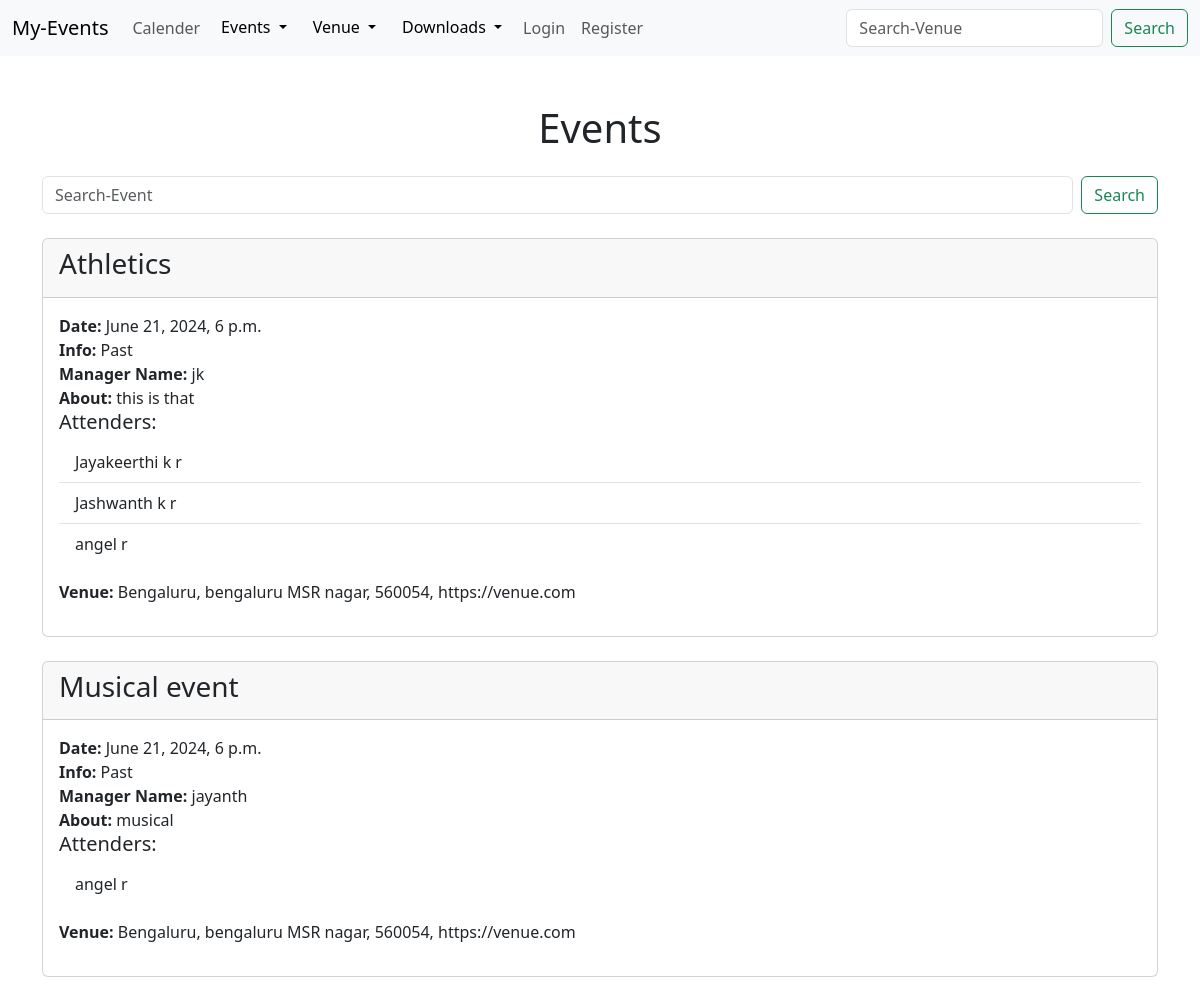
The page /venue_events/Bengaluru on the database its author committed.
### events/models.py (models this page shows, shortened)
class Event(models.Model):
    name = models.CharField('Event name', max_length=100)
    event_date = models.DateTimeField('Event date')
    venue = models.ForeignKey(Venue, blank=True, null=True, on_delete=models.CASCADE)
    manager = models.ForeignKey(User, blank=True, null=True, on_delete=models.SET_NULL)
    description = models.TextField(blank=True)
    attendees = models.ManyToManyField(Attenders, blank=True)
    approval =  models.BooleanField("Approved",default=False,)
    def __str__(self):
        return self.name
    @property
    def Check(self):
        today = date.today()
        self.event_date.date()
        if self.event_date.date() > today:
            return 'Future'
        if self.event_date.date() < today:
            return 'Past'
        if self.event_date.date() == today:
            return 'Present'

class Attenders(models.Model):
    first_name = models.CharField('first name',max_length= 100)
    last_name = models.CharField('last name',max_length= 100)
    useremail = models.EmailField('userEmail')
    def __str__(self):
        return self.first_name+' '+self.last_name

class Venue(models.Model):
    name = models.CharField('Venue name',max_length= 100)
    address = models.CharField(max_length=300)
    zip_code = models.CharField('zip code',max_length= 100)
    web = models.URLField('website address')
    email_address = models.EmailField('Email')
    owner = models.IntegerField("venue owner",blank=False,default=1)
    image = models.ImageField("image",null=True,blank=True,upload_to="images/")

### events/views.py (the view)
# urls.py: path('venue_events/<venue_name>',views.venue_events,name="venue_events"),
def venue_events(req, venue_name):
    event_list = Event.objects.filter(venue__name__icontains=venue_name)
    return render(req, 'events/venue_events.html', {
        'event_list': event_list,
    })

### events/templates/events/venue_events.html (shortened to what this page needs)
{% extends 'events/base.html' %}
{% block content %}
<div class="container mt-5">
  <h1 class="text-center mb-4">Events</h1>
  <form class="d-flex" role="search" method="POST" action="{% url 'searchEvent' %}">
    <input class="form-control me-2" type="search" placeholder="Search-Event" aria-label="Search" name="search">
    <button class="btn btn-outline-success" type="submit">Search</button>
  </form>
  <br>
  {% for event in event_list %}
  {% if event.approval == True %}
  <div class="card mb-4">
    <div class="card-header">
      <h3>{{ event }}</h3>
    </div>
    <div class="card-body">
      <ul class="list-unstyled">
        <li><strong>Date:</strong> {{ event.event_date }}</li>
        <li><strong>Info:</strong> {{ event.Check }}</li>
        <li><strong>Manager Name:</strong> {{ event.manager }}</li>
        <li><strong>About:</strong> {{ event.description }}</li>
        <li>
          <h5>Attenders:</h5>
          <ul class="list-group list-group-flush">
            {% for attend in event.attendees.all %}
            <li class="list-group-item">{{ attend }}</li>
            {% endfor %}
          </ul>
        </li>
        <li class="mt-3"><strong>Venue:</strong> {{ event.venue.name }}, {{ event.venue.address }}, {{ event.venue.zip_code }}, {{ event.venue.web }}</li>
      </ul>
    </div>
  </div>
  {% endif %}
  {% endfor %}
</div>
{% endblock %}

### rows shown on the page
Event: name "Athletics", event_date "June 21, 2024, 6 p.m.", Check "Past", manager "jk", description "this is that", venue.name "Bengaluru", venue.address "bengaluru MSR nagar", venue.zip_code "560054", venue.web "https://venue.com"
Attenders: first_name+last_name "Jayakeerthi k r"
Attenders: first_name+last_name "Jashwanth k r"
Attenders: first_name+last_name "angel r"
Event: name "Musical event", event_date "June 21, 2024, 6 p.m.", Check "Past", manager "jayanth", description "musical", venue.name "Bengaluru", venue.address "bengaluru MSR nagar", venue.zip_code "560054", venue.web "https://venue.com"
